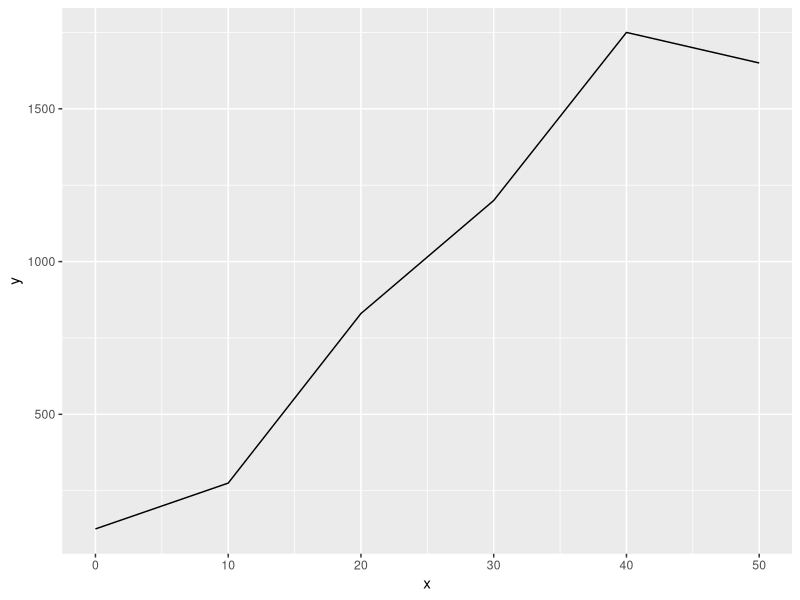
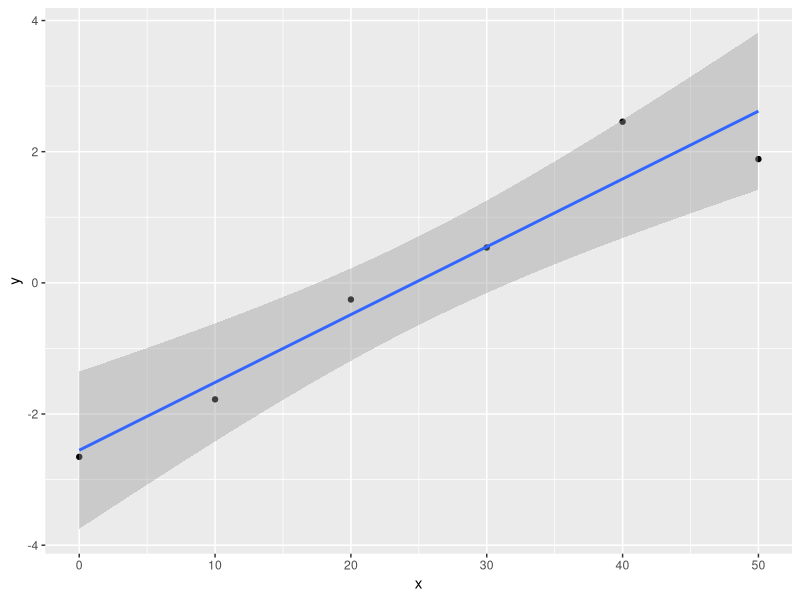

Reproduce these figures in R, in order.
## ---- chunk 1

library(ggplot2)

t <- c(1814, 1824, 1834, 1844, 1854, 1864)
tminus0 <- t-t[1]
p <- c(125, 275, 830, 1200, 1750, 1650)

ggplot(data.frame(x=tminus0,y=p),aes(x=x,y=y)) + geom_line()

## ---- chunk 2

m <- 1900
lnpmp <- log(p/(m-p))

ggplot(data.frame(x=tminus0,y=lnpmp),aes(x=x,y=y)) + geom_point() +
  stat_smooth(method="lm")

rm <- lm(lnpmp~t)$coefficients["t"]
rm

tstar <- -(1/rm)*log(p[1]/(m-p[1]))

tstar + t[1]

## ---- chunk 3

c <- 0.054*12960000/27878400
c

## ---- chunk 4

k <- 1/(2*c)

k

